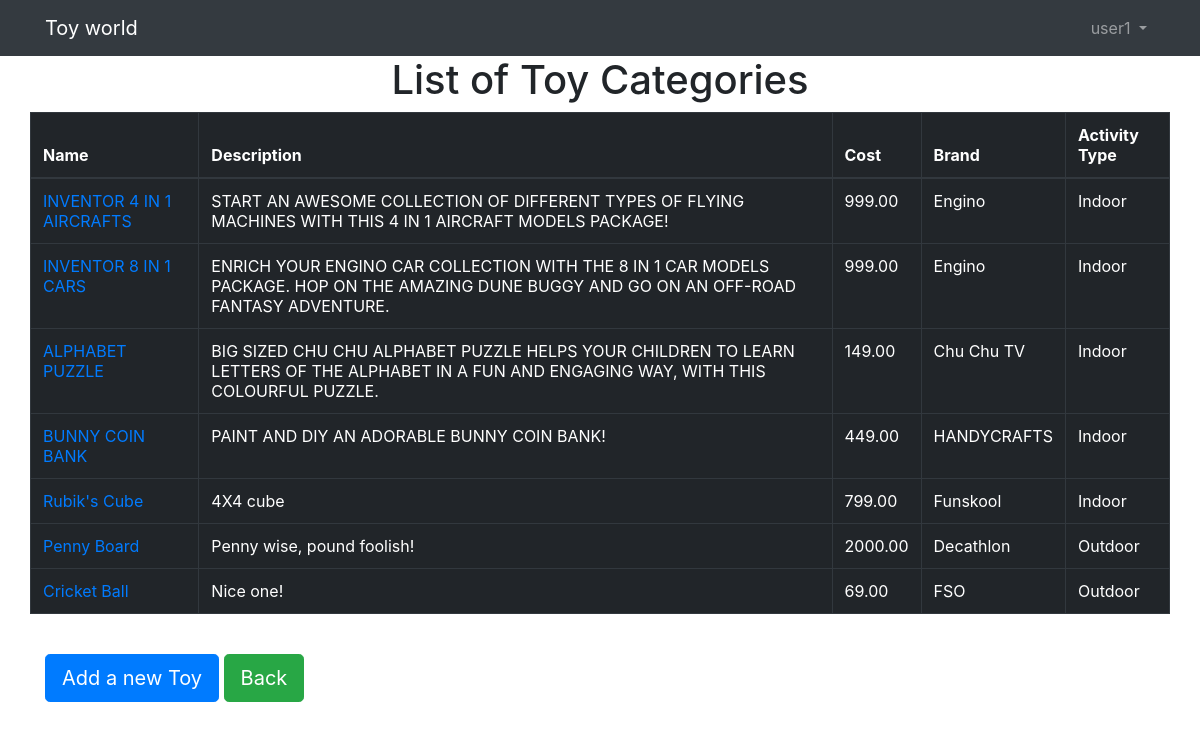
/inventory/toys (signed in), run on the app's committed database.
### inventory/models.py (models this page shows, shortened)
class Toy(models.Model):
    name = models.CharField(max_length=100, verbose_name= \
       'Toy name')
    category = models.ForeignKey(Category, \
       on_delete=models.CASCADE, \
       verbose_name='Category of Toy')
    description = models.TextField(verbose_name = \
       'Detailed description')
    cost = models.DecimalField(max_digits=6, decimal_places=2, \
       verbose_name='Cost of Toy in INR')
    brand = models.CharField(max_length=100, verbose_name= \
       'Brand of Toy')
    ACTIVITY_TYPE_CHOICES = (
       ('Indoor', 'Indoor'),
       ('Outdoor', 'Outdoor'),
    )
    activity_type = models.CharField(max_length=20, choices=\
       ACTIVITY_TYPE_CHOICES, verbose_name='Activity type')
    user = models.ForeignKey(settings.AUTH_USER_MODEL,  \
      on_delete=models.CASCADE)
    class Meta:
        unique_together = ['name', 'category']
    def get_absolute_url(self):
      return reverse('inventory:update_toy', kwargs={'pk':self.pk})

### inventory/views.py (the view)
# urls.py: path('toys', views.ListToys.as_view(), name='toys'),
class ListToys(ListView):
	model = models.Toy
	queryset = models.Toy.objects.all()
	context_object_name = 'toys'
	paginate_by = 10

### inventory/templates/inventory/toy_list.html
{% extends "base.html" %}
{% block content %}
	<div class="container">
		<h1 style="text-align: center;">List of Toy Categories</h1>
		<div class="row">
			<table class="table table-bordered table-dark">
				<thead>
					<th> Name </th>
					<th> Description </th>
					<th> Cost </th>
					<th> Brand </th>
					<th> Activity Type </th>
				</thead>
				<tbody>
					{% for toy in toys %}
						<tr>
							<td><a href="{{ toy.get_absolute_url }}"> {{ toy.name }} </a></td>
							<td> {{ toy.description }} </td>
							<td> {{ toy.cost }} </td>
							<td> {{ toy.brand }} </td>
							<td> {{ toy.activity_type }} </td>
						</tr>
					{% empty %}
					    <tr>
            				<td colspan="4">No toys added yet.</td>
          				</tr>
					{% endfor %}
				</tbody>
			</table>
		</div>
		<br>
		<a href="{% url 'inventory:add_toy' %}" class="btn btn-primary btn-lg">Add a new Toy</a>
		<a href="{% url 'inventory:home' %}" class="btn btn-success btn-lg">Back</a>
	</div>
{% endblock %}

### templates/base.html (shortened to what this page needs)
{% load static i18n %}
<html lang="en">
	<head>
	    {% block css %}
			<link rel="stylesheet" href="https://stackpath.bootstrapcdn.com/bootstrap/4.1.3/css/bootstrap.min.css">
	    {% endblock %}
	</head>
	<body>
      <nav class="navbar navbar-expand-lg navbar-dark bg-dark">
        <div class="container">
          <a class="navbar-brand" href=#">Toy world</a>
          <div class="collapse navbar-collapse" id="navbarSupportedContent">
            {% if user.is_authenticated %}
              <ul class="navbar-nav ml-auto">
                <li class="nav-item dropdown">
                  <a class="nav-link dropdown-toggle" href="#" id="navbarDropdown" role="button" data-toggle="dropdown" aria-haspopup="true" aria-expanded="false">
                    {{ user.username }}
                  </a>
                </li>
              </ul>
            {% else %}
              <ul class="navbar-nav ml-auto">
              <form class="form-inline my-2 my-lg-0">
                <a href="{% url 'login' %}" class="btn btn-outline-secondary">Log in</a>
              </form>
            </ul>
            {% endif %}
          </div>
        </div>
      </nav>
      {% block content %}
      {% endblock %}
   </body>
	</body>
</html>

### data on the page
Toy: name "INVENTOR 4 IN 1 AIRCRAFTS", description "START AN AWESOME COLLECTION OF DIFFERENT TYPES OF FLYING MACHINES WITH THIS 4 IN 1 AIRCRAFT MODELS PACKAGE!", cost "999.00", brand "Engino", activity_type "Indoor"
Toy: name "INVENTOR 8 IN 1 CARS", description "ENRICH YOUR ENGINO CAR COLLECTION WITH THE 8 IN 1 CAR MODELS PACKAGE. HOP ON THE AMAZING DUNE BUGGY AND GO ON AN OFF-ROAD FANTASY ADVENTURE.", cost "999.00", brand "Engino", activity_type "Indoor"
Toy: name "ALPHABET PUZZLE", description "BIG SIZED CHU CHU ALPHABET PUZZLE HELPS YOUR CHILDREN TO LEARN LETTERS OF THE ALPHABET IN A FUN AND ENGAGING WAY, WITH THIS COLOURFUL PUZZLE.", cost "149.00", brand "Chu Chu TV", activity_type "Indoor"
Toy: name "BUNNY COIN BANK", description "PAINT AND DIY AN ADORABLE BUNNY COIN BANK!", cost "449.00", brand "HANDYCRAFTS", activity_type "Indoor"
Toy: name "Rubik's Cube", description "4X4 cube", cost "799.00", brand "Funskool", activity_type "Indoor"
Toy: name "Penny Board", description "Penny wise, pound foolish!", cost "2000.00", brand "Decathlon", activity_type "Outdoor"
Toy: name "Cricket Ball", description "Nice one!", cost "69.00", brand "FSO", activity_type "Outdoor"

### other printed values
{{ user.username }} "user1"
